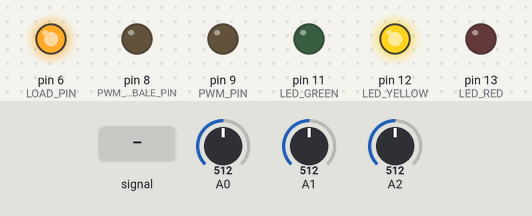
A sketch run on a simulated Arduino Uno, built with avr-gcc and run on an emulated ATmega328P. Shown: output pins drawn as LEDs (lit = HIGH). Inputs (shaded band) come from the test bench; at power-on: A2 = 512, A0 = 512, A1 = 512.

Above: at 1.2 s.
1.3 s: A2 fed a 200 Hz sine of ±460 counts around its level
At 1.45 s:
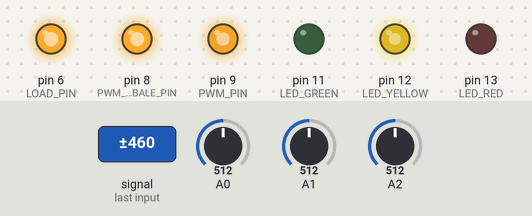
4.3 s: A2 set to 90
At 5.7 s:
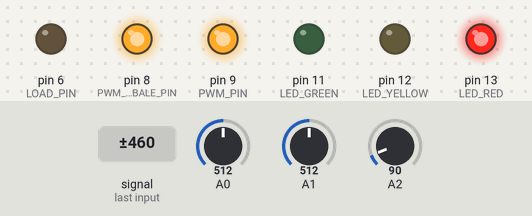
6.0 s: A0 set to 122
At 6.3 s:
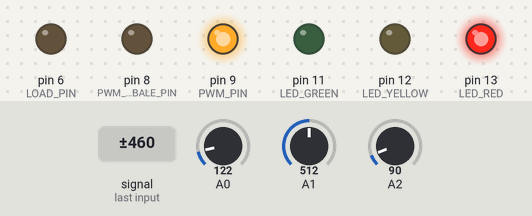
Timing chart, 0 to 9.0 s (numbered marks = the images above; inputs shaded):
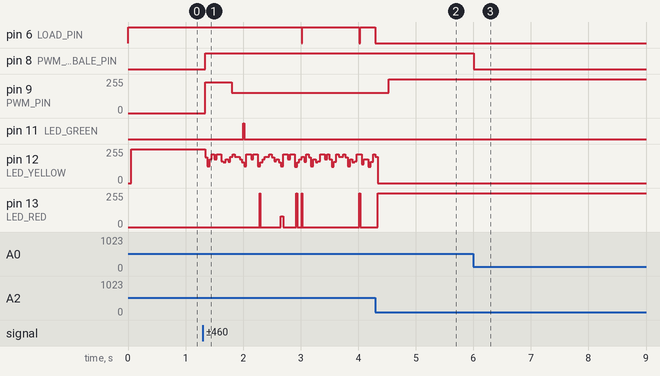

The sketch:

mppt_parogram_methode_1.ino
```cpp
#include <TimerOne.h>

#define SOL_AMPS_CHAN A1  //read solar amps

#define SOL_VOLTS_CHAN A0

#define BAT_VOLTS_CHAN A2

#define AVG_NUM 10
#define SOL_AMPS_SCALE 0.048828125  // 5/(1024*0.100) 0.100 for 20 amps sensor

#define SOL_VOLTS_SCALE 0.0537109375 //r1 = 100k  r2 = 10k     5/1024 * r1+r2/r2

 #define BAT_VOLTS_SCALE 0.0537109375

#define PWM_PIN 9

#define PWM_ENABALE_PIN 8

#define LOAD_PIN 6
#define LED_RED 13
#define LED_GREEN 11
#define LED_YELLOW 12

#define PWM_FULL  1023

#define PWM_MAX 100

#define PWM_MIN 60

#define PWM_START 90

#define PWM_INC 1

#define TRUE 1

#define FALSE 0

#define ON TRUE

#define OFF FALSE

#define TURN_ON digitalWrite (8,HIGH) // use pin 8 if driver is use for switching
#define TURN_OFF digitalWrite (8,LOW)

#define ONE_SECOND 50000     // i think scale devid hunderd  so 500,will be corect in run time

#define LOW_SOL_WATTS 8.00    //8 watt
#define MIN_SOL_WATTS 5.00  //5 watt
#define MIN_BAT_VOLTS 11.00   //scaled by 100 this is 11.00v
#define MAX_BAT_VOLTS 14.30   //scaleld by 100 so this is 14.20v
#define BATT_FLOAT 13.60
#define HIGH_BAT_VOLTS 13.20  // scale to 13.20v
#define OFF_NUM 10   //numbers of acurence of OFF
#define LVD 11.00
//#define OFF_NUM 9
//.................................global vareable..........................
int count = 0;
int pwm = 0;
float sol_amps;
float sol_volts;
float bat_volts;
float sol_watts;
float old_sol_watts = 0;
unsigned int seconds = 0;
unsigned int prev_seconds = 0;
unsigned int interrupt_counter = 0;
unsigned long time = 0;
int delta = PWM_INC;
//float LVD = 11.00;
int load_status = 0;
enum charger_mode{off,on,bulk,bfloat}charger_state;

//////////////////////////.....................setup...............//////////////


void setup()
            { pinMode (LED_RED,OUTPUT);
              pinMode (LED_GREEN,OUTPUT);
              pinMode (LED_YELLOW,OUTPUT);
              pinMode(PWM_ENABALE_PIN,OUTPUT);
              Timer1.initialize(20);
              Timer1.pwm(PWM_PIN,0);
              Timer1.attachInterrupt(callback);
              Serial.begin(9600);
              pwm = PWM_START;
              charger_state = off;
              pinMode(LOAD_PIN,OUTPUT);
              digitalWrite(LOAD_PIN,LOW);

            }

            /////////////////////////loop
void loop() {
             read_data();
             run_charger();
             load();
             led_output();


             if((seconds - prev_seconds) > 0)
                                            {
                                              prev_seconds = seconds;
                                              read_data();
                                              run_charger();
                                            }


            // Serial.println("battery voltage = ");
            // Serial.print(bat_volts);

            // Serial.println("solar power =  ");
            // Serial.print(sol_watts);
            // Serial.println();
              // delay(500);

            }
            ////////////////////load on off///
            void load(void)
                          {
                            if(bat_volts< LVD )
                                            {
                                              digitalWrite(LOAD_PIN,LOW);
                                              load_status = 0;
                                            }
                                        else if(bat_volts>LVD)
                                                         {
                                                          digitalWrite(LOAD_PIN,HIGH);
                                                         }

                          }
////////////////////////calbcack routine that occur every 20 micro senconds////////////////
void callback()
              {
                if (interrupt_counter++ > ONE_SECOND)
                                                    { interrupt_counter = 0;
                                                      seconds++;
                                                    }
              }
/////////////////////////////////....................sampling data.................../////////////
int read_adc(int channel)
                        {
                          int sum = 0;
                          int temp;
                          int i;
                          for(i=0;i<AVG_NUM;i++)  //10 samples
                                               {
                                                temp= analogRead(channel);
                                                sum+=temp;
                                                delayMicroseconds(50);
                                               }return(sum/AVG_NUM);
                        }
///////////////////////////////////////.......pwm seting routine......////////////////////
void set_pwm_duty(void)
                      {
                        if(pwm > PWM_MAX)
                                        { pwm = PWM_MAX;}
                          else if (pwm < PWM_MIN)
                                                {pwm = PWM_MIN;}
                                      if(pwm<PWM_MAX)
                                                    {
                                                      Timer1.pwm(PWM_PIN,(PWM_FULL * (long)pwm/100),20);
                                                    }
                                               else if (pwm == PWM_MAX)
                                                                      {
                                                                        Timer1.pwm(PWM_PIN,(PWM_FULL - 1),1000);//keep sweitching at 99.9 and slow down 1000 micro seconds

                                                                      }
                      }
 /////////////////////////////////..........routine to store real values.......///////////////////

 void read_data(void){
                      sol_amps = (read_adc(SOL_AMPS_CHAN) * SOL_AMPS_SCALE )- 24.8;

                      sol_volts = read_adc(SOL_VOLTS_CHAN) * SOL_VOLTS_SCALE -0.6;
                     // Serial.println(read_adc(SOL_VOLTS_CHAN));
                      bat_volts = read_adc(BAT_VOLTS_CHAN) * BAT_VOLTS_SCALE -0.6;
                      sol_watts = sol_amps * sol_volts ;
                    //  Serial.print("solar voltage = ");
                    //  Serial.print(sol_volts);
                    //  Serial.print("    solar ampar = ");
                     // Serial.print(sol_amps);
                     // Serial.println();
                    }
//////////////////////////////////////////.this rountien is charger state machin  1 on:   solar watts > minimum watts in this state pwm is 99.9% for maximum power
/////////////////////////////////////////                                         2 bulk: happens if solar watts greater then minimum needs watts.here the mppt algorethm is a apply.
////////////////////////////////////////////                                      3 Float: happens if solar voltage reach its maximum level here keep the bat volts at maximum by addjust pwm.
//////////////////////////////////////////////////                                4 off  : happense when panel is not providing enoughf power,the mosfet is turn off
void run_charger(void)
                     {
                      static int off_count = OFF_NUM;
                      switch(charger_state)
                                          {
                                            case on:
                                                   if(sol_watts<MIN_SOL_WATTS)  //5w
                                                                             {
                                                                              charger_state = off;     /////////////////chaeger off///////
                                                                              off_count = OFF_NUM;
                                                                              TURN_OFF;
                                                                             }
                                                                              else if(bat_volts>MAX_BAT_VOLTS) //13.5v
                                                                                     {
                                                                                      charger_state = bfloat;     ///////////charger float

                                                                                     }
                                                             else if(sol_watts < LOW_SOL_WATTS ) //&& sol_watts>MIN_SOL_WATT
                                                                                              {
                                                                                                pwm = PWM_MAX; //100.should be .99.9 for operation //boost
                                                                                                set_pwm_duty();
                                                                                              }

                                                                     else
                                                                        {
                                                                          pwm = ((bat_volts * 10)/(sol_volts/10)) + 5;  //if bat= 12,solv= 17 so pwm=70.5
                                                                          charger_state = bulk;                   //////////////////charger bulk

                                                                         }break;
                                           case bulk:
                                                    if(sol_watts<MIN_SOL_WATTS)
                                                                              {
                                                                                charger_state = off;           //////////off
                                                                                off_count = OFF_NUM;
                                                                                TURN_OFF;
                                                                              }
                                                       else if(bat_volts>MAX_BAT_VOLTS)
                                                                                      {
                                                                                        charger_state = bfloat;    /////float

                                                                                      }
                                                              else if(sol_watts < LOW_SOL_WATTS)
                                                                                              {
                                                                                                charger_state = on; ////on

                                                                                                TURN_ON;

                                                                                               }
                                                                    else {  //begin mppt
                                                                          if (old_sol_watts >= sol_watts)
                                                                                                        {
                                                                                                          delta = -delta;
                                                                                                        }
                                                                                                        pwm += delta;
                                                                                                        old_sol_watts = sol_watts;
                                                                                                        set_pwm_duty();
                                                                         }
                                                                     break;
                                         case bfloat:
                                                       if(sol_watts < MIN_SOL_WATTS)
                                                                                   {
                                                                                    charger_state = off;   ////offf
                                                                                    off_count = OFF_NUM;
                                                                                    set_pwm_duty();
                                                                                    TURN_OFF;


                                                                                   }
                                                                                   else if(bat_volts > MAX_BAT_VOLTS)
                                                                                                                    {
                                                                                                                      pwm -=1;
                                                                                                                      set_pwm_duty();

                                                                                                                    }
                                                                                                                     else if(bat_volts< MAX_BAT_VOLTS)
                                                                                                                                                     {
                                                                                                                                                      pwm += 1;
                                                                                                                                                      set_pwm_duty();
                                                                                                                                                      if(pwm>=100)
                                                                                                                                                                 {
                                                                                                                                                                  charger_state = bulk;

                                                                                                                                                                 }
                                                                                                                                                     }
                                                                                                                                                     break;
                                       case off:
                                                if(off_count > 0)
                                                                {
                                                                  off_count --;
                                                                }
                                                 else if((bat_volts > HIGH_BAT_VOLTS) && (bat_volts < MAX_BAT_VOLTS) && (sol_volts > bat_volts))
                                                                                   {
                                                                                    charger_state = bfloat;   ////float
                                                                                    set_pwm_duty();
                                                                                    TURN_ON;

                                                                                   }
                                                       else if((bat_volts > MIN_BAT_VOLTS) && (bat_volts < MAX_BAT_VOLTS) && (sol_volts > bat_volts))
                                                                                                                                                    {
                                                                                                                                                      pwm = PWM_START;
                                                                                                                                                      set_pwm_duty();
                                                                                                                                                      charger_state = on; /////on
                                                                                                                                                      TURN_ON;

                                                                                                                                                    }break;
                                       default:
                                                TURN_OFF;
                                                break;
                                          }
                     }


            /////////////////////////....LED...
            void led_output(void)
                {
                 if ( bat_volts >= 14.2 )
                                  {
                                    leds_off_all();
                                    digitalWrite(LED_YELLOW,HIGH);
                                  }
                                  else if(bat_volts>=12 && bat_volts < 14.2)
                                                                  {
                                                                    leds_off_all();
                                                                    digitalWrite (LED_GREEN,HIGH);
                                                                  }
                                                             else if(bat_volts<12)
                                                                             {
                                                                              leds_off_all();
                                                                              digitalWrite(LED_RED,HIGH);
                                                                             }

                }

void leds_off_all()

                   {
                    digitalWrite(LED_RED,LOW);
                    digitalWrite(LED_GREEN,LOW);
                    digitalWrite(LED_YELLOW,LOW);
                   }
```

Measured:
- after the input at 1.3 s, pin 6 (LOAD_PIN): goes LOW 0.01 s, HIGH 0.99 s, LOW 0.01 s, HIGH 0.26 s, then LOW, starting after 1.7 s; pin 8 (PWM_ENABALE_PIN): LOW → HIGH at once; pin 9 (PWM_PIN): 0/255 → 230/255 at once, → 153/255 0.46 s later; pin 11 (LED_GREEN): LOW → HIGH after 0.70 s, → LOW 0.01 s later
- after the input at 4.3 s, pin 6 (LOAD_PIN): stays LOW (without the input it goes to HIGH after 0.00 s); pin 9 (PWM_PIN): 153/255 → 255/255 after 0.23 s
- after the input at 6.0 s, pin 8 (PWM_ENABALE_PIN): HIGH → LOW at once
